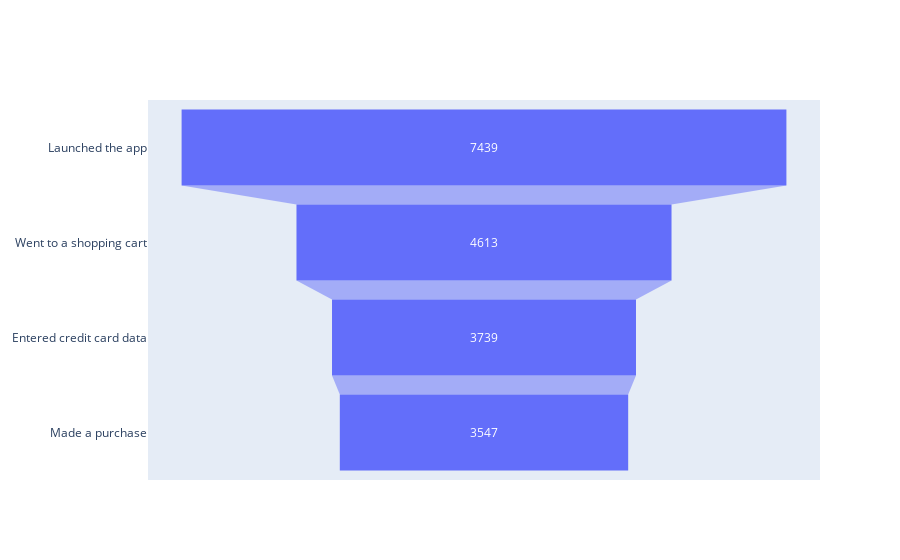

Notebook code cell kept with this figure:
### Markdown cell above
We calculated the share of users who completed each event. The application was launched by 99% of users, 61% went to a shopping cart, 50% started entering credit card's details, 47% made a payment, and 11% viewed the training.

### Code cell
fig = go.Figure(
    go.Funnel(
        y=[
            'Launched the app',
            'Went to a shopping cart',
            'Entered credit card data',
            'Made a purchase',
        ],
        x=[7439, 4613, 3739, 3547],
    )
)
fig.show()

### Figure 1 — Plotly figure (JSON) as saved in the notebook; plotly's stock layout.template omitted (floating-point values rounded to 4 significant figures)
{"data": [{"type": "funnel", "x": [7439, 4613, 3739, 3547], "y": ["Launched the app", "Went to a shopping cart", "Entered credit card data", "Made a purchase"]}], "layout": {}}
